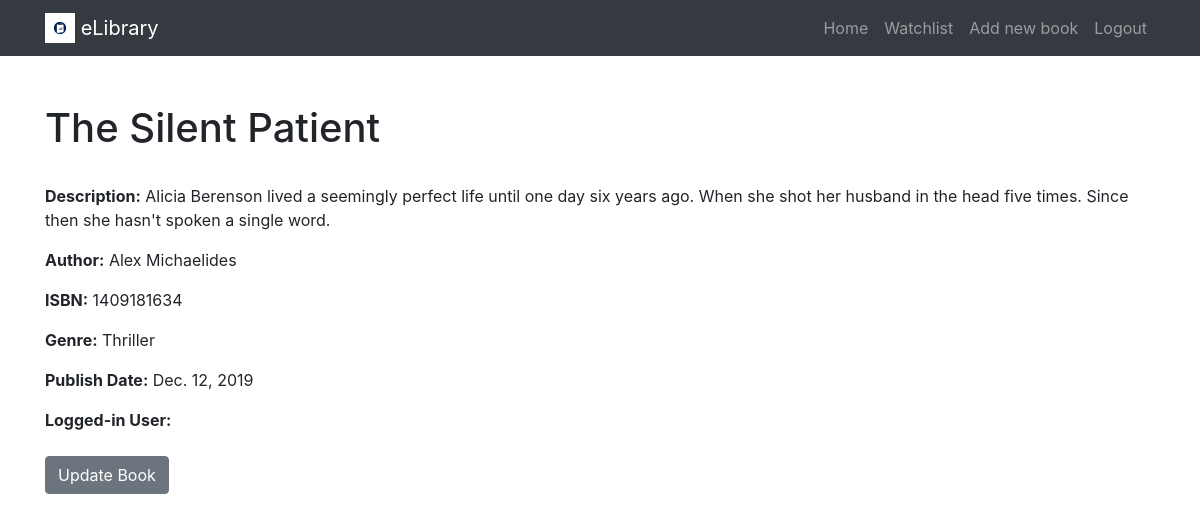
Screenshot of /eLibrary/book/The Silent Patient with the database file from the repository.
### eLibrary/models.py (models this page shows, shortened)
class Book(models.Model):
    title = models.CharField(max_length=100)
    author = models.CharField(max_length=100, default="Unknown")
    isbn = models.CharField(max_length=20, default="N/A")
    genre = models.CharField(max_length=50, default="Unknown")
    description = models.TextField(blank=True, null=True)
    publish_date = models.DateField()

### eLibrary/views.py (the view, shortened to what this page needs)
# urls.py: path('book/<str:book_title>', views.book_view, name="book_view"),   #specifc page view
def book_view(request, book_title):
    book = get_object_or_404(Book, title=book_title)
    is_watchlisted = False
    if request.user.is_authenticated:
        user_profile = Profile.objects.get(user=request.user)
        if book in user_profile.my_books.all():
            is_watchlisted = True
    return render(request, 'eLibrary/book.html', {
        'book': book,
        'is_watchlisted': is_watchlisted,
    })

### eLibrary/templates/eLibrary/book.html (shortened to what this page needs)
{% extends 'eLibrary/layout.html' %}
{% block body %}
  <div class="container mt-5">
    <div class="row">
      <div class="col">
        <h1>{{ book.title }}</h1>
        <br>
        {% if book.description %}
          <p><strong>Description:</strong> {{ book.description }}</p>
        {% endif %}
        <p><strong>Author:</strong> {{ book.author }}</p>
        <p><strong>ISBN:</strong> {{ book.isbn }}</p>
        <p><strong>Genre:</strong> {{ book.genre }}</p>
        <p><strong>Publish Date:</strong> {{ book.publish_date }}</p>
        <p><strong>Logged-in User:</strong> {{ request.user.username }}</p>
        <a href="{% url 'eLibrary:update_book' book.title %}" class="btn btn-secondary mt-2">Update Book</a>
      </div>
    </div>
  </div>
{% endblock %}

### rows the page displays
Book: title "The Silent Patient", description "Alicia Berenson lived a seemingly perfect life until one day six years ago. When she shot her husband in the head five times. Since then she hasn't spoken a single word.", author "Alex Michaelides", isbn "1409181634", genre "Thriller", publish_date "Dec. 12, 2019"
